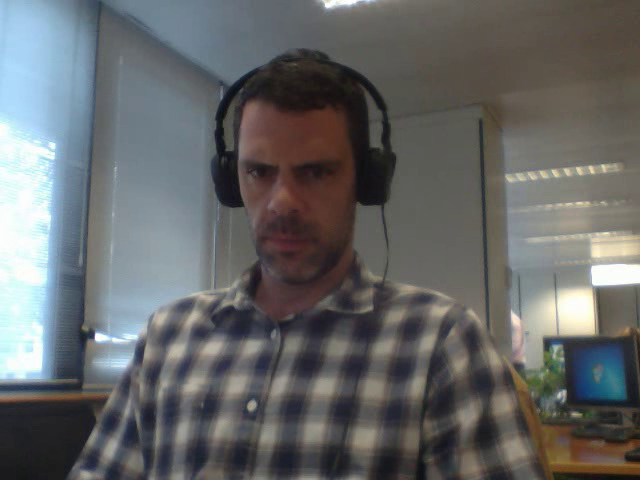
#> input picture frame 30 of testes/teste.avi, 640 x 480 px, given in place of ball_tracking_example.mp4, which was not available
$ python videosTestesy.py
#> lines starting #> are read from the running program, lines starting #| are printed output that depends on the picture
import cv2

cap = cv2.VideoCapture('ball_tracking_example.mp4')
print (cap.get(3))
print (cap.get(4))

while (cap.isOpened()):
    ret,frame = cap.read()
#> frame is the input picture: shape (480, 640, 3); mean B, G, R 103.4, 103.1, 101.8
    gray = cv2.cvtColor(frame,cv2.COLOR_BGR2GRAY)
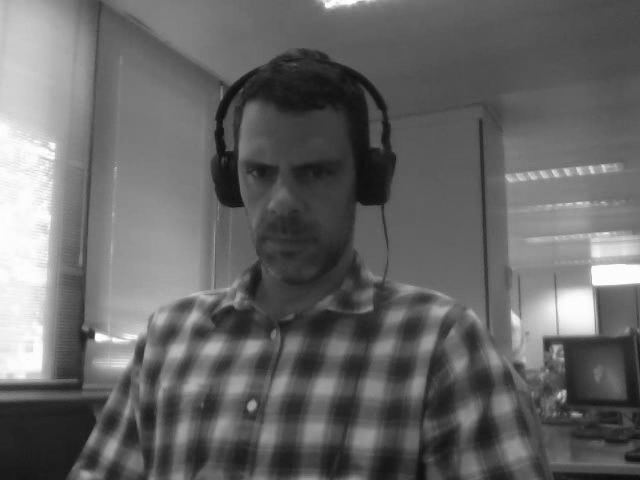
#> gray: shape (480, 640); min 12, max 255, mean 102.7
    cv2.imshow('cena',gray)
    if cv2.waitKey(1) & 0xFF == ord('q'):
#> (key q is pressed here)
        break

cap.release()
cv2.destroyAllWindows()

$ run again, starting later in the video
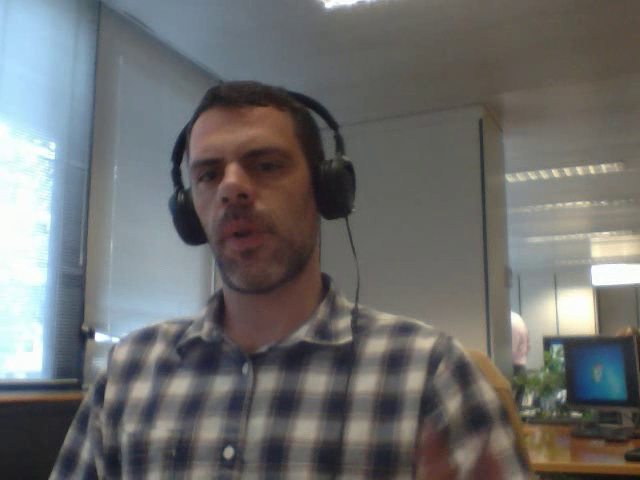
#> input picture frame 138 of testes/teste.avi, 640 x 480 px, given in place of ball_tracking_example.mp4, which was not available
#> frame is the input picture: shape (480, 640, 3); mean B, G, R 108.6, 109.3, 109
#> `gray = cv2.cvtColor(frame,cv2.COLOR_BGR2GRAY)`:
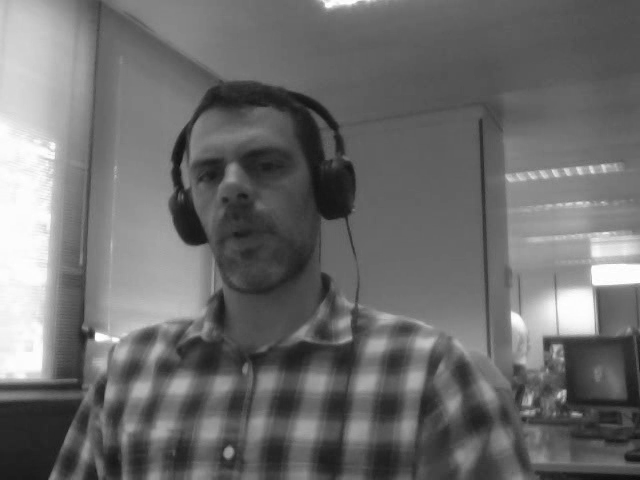
#> gray: shape (480, 640); min 11, max 255, mean 109.1

$ run again, starting later in the video
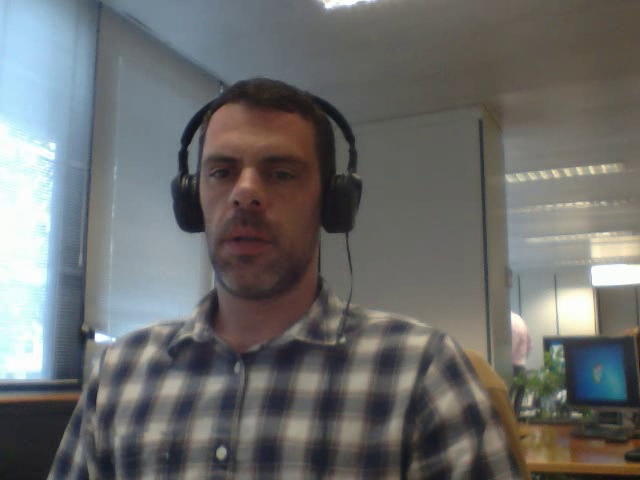
#> input picture frame 246 of testes/teste.avi, 640 x 480 px, given in place of ball_tracking_example.mp4, which was not available
#> frame is the input picture: shape (480, 640, 3); mean B, G, R 107.7, 108.5, 107.9
#> `gray = cv2.cvtColor(frame,cv2.COLOR_BGR2GRAY)`:
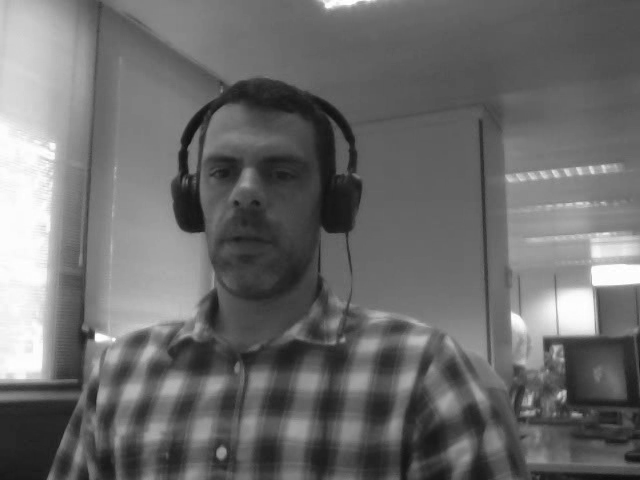
#> gray: shape (480, 640); min 14, max 255, mean 108.2
